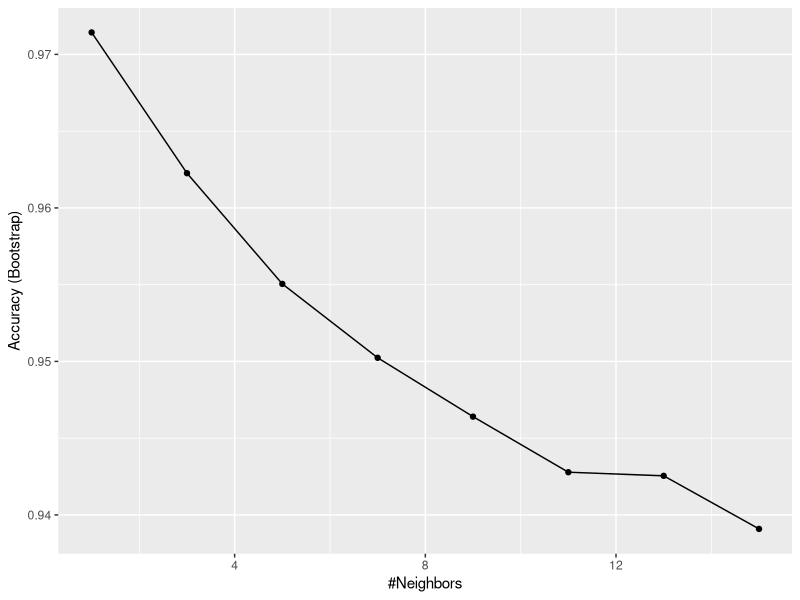
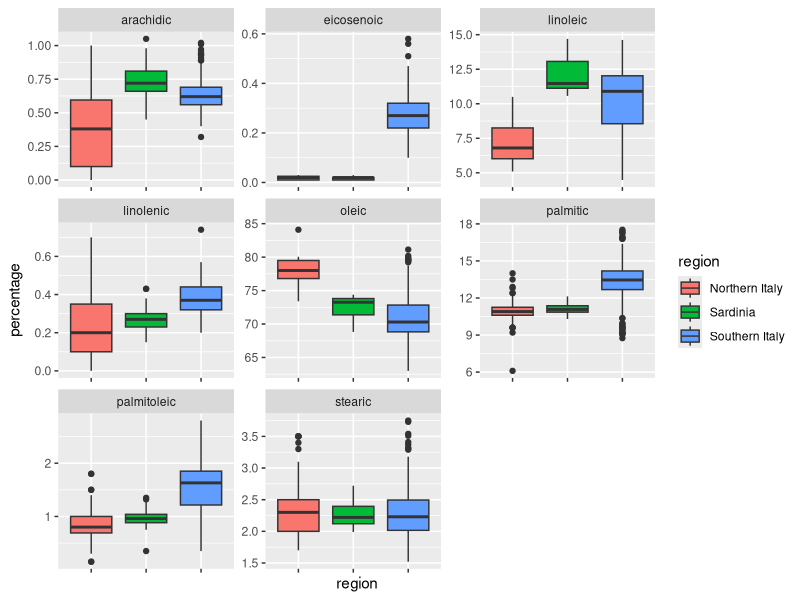
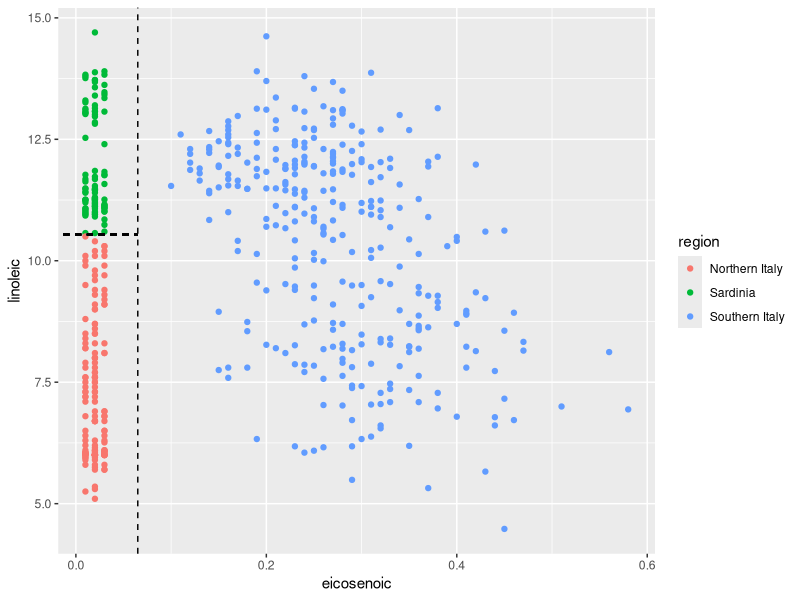
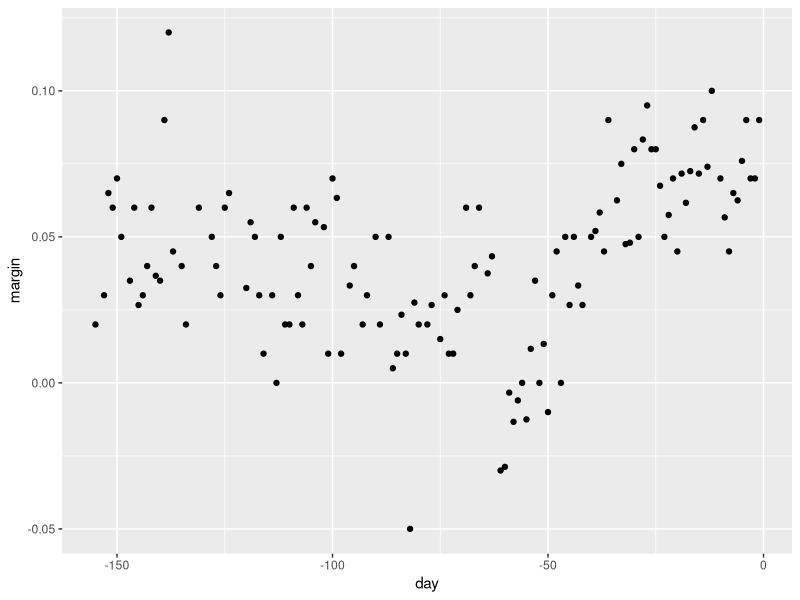
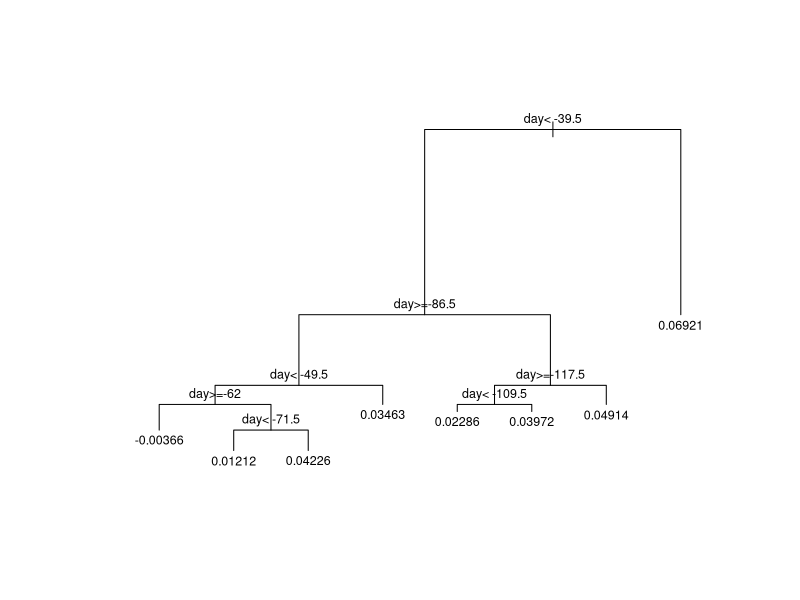
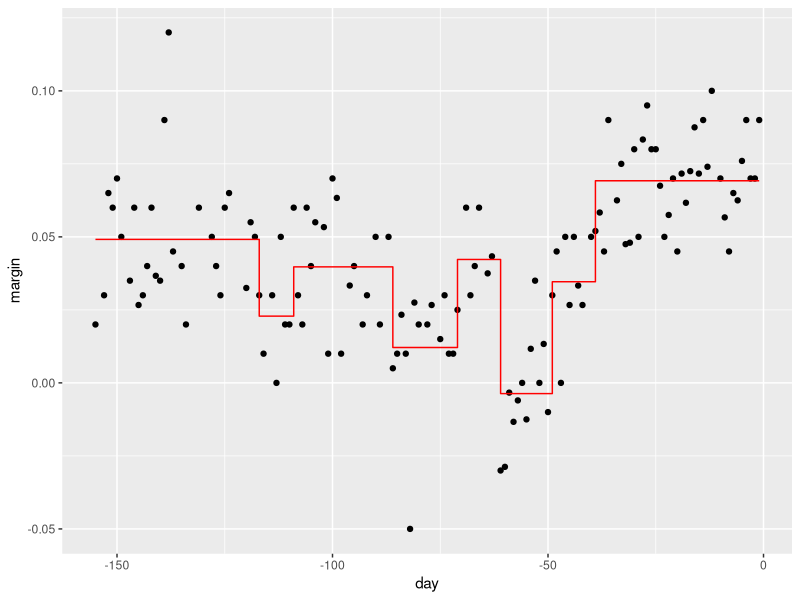
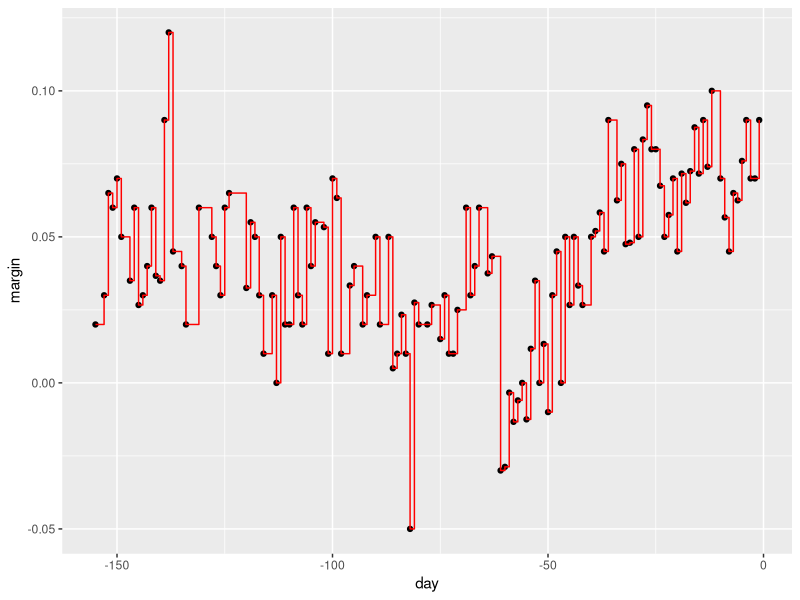
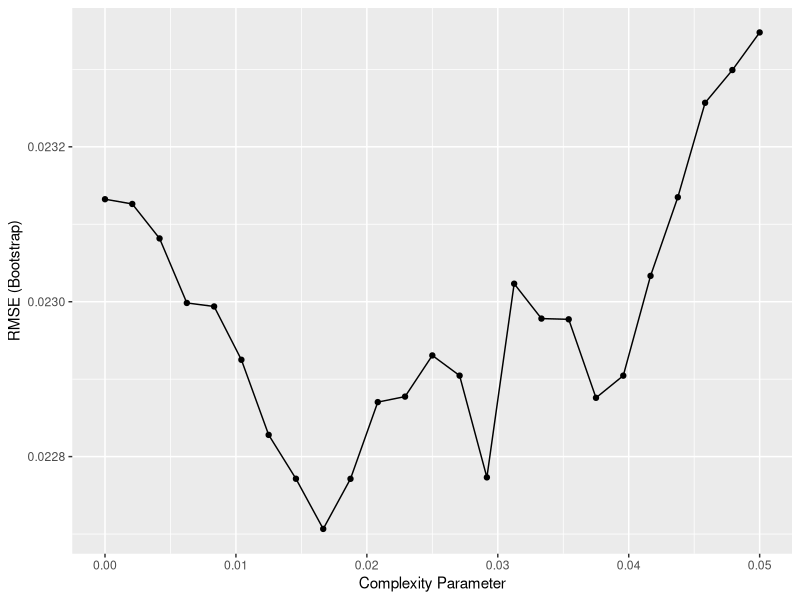

Reproduce these figures in R, in order. (Note: this script raises an error after producing the figures.)
# Load data
library(tidyverse)
library(dslabs)
data("olive")
olive %>% as_tibble()
table(olive$region)
olive <- select(olive, -area)

# Predict region using KNN
library(caret)
fit <- train(region ~ .,  method = "knn", 
             tuneGrid = data.frame(k = seq(1, 15, 2)), 
             data = olive)
ggplot(fit)

# Plot distribution of each predictor stratified by region
olive %>% gather(fatty_acid, percentage, -region) %>%
  ggplot(aes(region, percentage, fill = region)) +
  geom_boxplot() +
  facet_wrap(~fatty_acid, scales = "free") +
  theme(axis.text.x = element_blank())

# plot values for eicosenoic and linoleic
p <- olive %>% 
  ggplot(aes(eicosenoic, linoleic, color = region)) + 
  geom_point()
p + geom_vline(xintercept = 0.065, lty = 2) + 
  geom_segment(x = -0.2, y = 10.54, xend = 0.065, yend = 10.54, color = "black", lty = 2)

# load data for regression tree
data("polls_2008")
qplot(day, margin, data = polls_2008)

library(rpart)
fit <- rpart(margin ~ ., data = polls_2008)

# visualize the splits 
plot(fit, margin = 0.1)
text(fit, cex = 0.75)
polls_2008 %>% 
  mutate(y_hat = predict(fit)) %>% 
  ggplot() +
  geom_point(aes(day, margin)) +
  geom_step(aes(day, y_hat), col="red")

# change parameters
fit <- rpart(margin ~ ., data = polls_2008, control = rpart.control(cp = 0, minsplit = 2))
polls_2008 %>% 
  mutate(y_hat = predict(fit)) %>% 
  ggplot() +
  geom_point(aes(day, margin)) +
  geom_step(aes(day, y_hat), col="red")

# use cross validation to choose cp
library(caret)
train_rpart <- train(margin ~ ., method = "rpart", tuneGrid = data.frame(cp = seq(0, 0.05, len = 25)), data = polls_2008)
ggplot(train_rpart)

# access the final model and plot it
plot(train_rpart$finalModel, margin = 0.1)
text(train_rpart$finalModel, cex = 0.75)
polls_2008 %>% 
  mutate(y_hat = predict(train_rpart)) %>% 
  ggplot() +
  geom_point(aes(day, margin)) +
  geom_step(aes(day, y_hat), col="red")

# prune the tree 
pruned_fit <- prune(fit, cp = 0.01)



# fit a classification tree and plot it
train_rpart <- train(y ~ .,
                     method = "rpart",
                     tuneGrid = data.frame(cp = seq(0.0, 0.1, len = 25)),
                     data = mnist_27$train)
plot(train_rpart)

# compute accuracy
confusionMatrix(predict(train_rpart, mnist_27$test), mnist_27$test$y)$overall["Accuracy"]



library(randomForest)
fit <- randomForest(margin~., data = polls_2008) 
plot(fit)

polls_2008 %>%
  mutate(y_hat = predict(fit, newdata = polls_2008)) %>% 
  ggplot() +
  geom_point(aes(day, margin)) +
  geom_line(aes(day, y_hat), col="red")

library(randomForest)
train_rf <- randomForest(y ~ ., data=mnist_27$train)
confusionMatrix(predict(train_rf, mnist_27$test), mnist_27$test$y)$overall["Accuracy"]

# use cross validation to choose parameter
train_rf_2 <- train(y ~ .,
                    method = "Rborist",
                    tuneGrid = data.frame(predFixed = 2, minNode = c(3, 50)),
                    data = mnist_27$train)
confusionMatrix(predict(train_rf_2, mnist_27$test), mnist_27$test$y)$overall["Accuracy"]




library(tidyverse)
library(dslabs)
data("mnist_27")

library(caret)
train_glm <- train(y ~ ., method = "glm", data = mnist_27$train)
train_knn <- train(y ~ ., method = "knn", data = mnist_27$train)

y_hat_glm <- predict(train_glm, mnist_27$test, type = "raw")
y_hat_knn <- predict(train_knn, mnist_27$test, type = "raw")

confusionMatrix(y_hat_glm, mnist_27$test$y)$overall[["Accuracy"]]
confusionMatrix(y_hat_knn, mnist_27$test$y)$overall[["Accuracy"]]




getModelInfo("knn")
modelLookup("knn")

train_knn <- train(y ~ ., method = "knn", data = mnist_27$train)
ggplot(train_knn, highlight = TRUE)

train_knn <- train(y ~ ., method = "knn", 
                   data = mnist_27$train,
                   tuneGrid = data.frame(k = seq(9, 71, 2)))
ggplot(train_knn, highlight = TRUE)
train_knn$bestTune
train_knn$finalModel
confusionMatrix(predict(train_knn, mnist_27$test, type = "raw"),
                mnist_27$test$y)$overall["Accuracy"]

control <- trainControl(method = "cv", number = 10, p = .9)
train_knn_cv <- train(y ~ ., method = "knn", 
                      data = mnist_27$train,
                      tuneGrid = data.frame(k = seq(9, 71, 2)),
                      trControl = control)
ggplot(train_knn_cv, highlight = TRUE)

train_knn$results %>% 
  ggplot(aes(x = k, y = Accuracy)) +
  geom_line() +
  geom_point() +
  geom_errorbar(aes(x = k, 
                    ymin = Accuracy - AccuracySD,
                    ymax = Accuracy + AccuracySD))

plot_cond_prob <- function(p_hat=NULL){
  tmp <- mnist_27$true_p
  if(!is.null(p_hat)){
    tmp <- mutate(tmp, p=p_hat)
  }
  tmp %>% ggplot(aes(x_1, x_2, z=p, fill=p)) +
    geom_raster(show.legend = FALSE) +
    scale_fill_gradientn(colors=c("#F8766D","white","#00BFC4")) +
    stat_contour(breaks=c(0.5),color="black")
}

plot_cond_prob(predict(train_knn, mnist_27$true_p, type = "prob")[,2])

install.packages("gam")
modelLookup("gamLoess")

grid <- expand.grid(span = seq(0.15, 0.65, len = 10), degree = 1)

train_loess <- train(y ~ ., 
                     method = "gamLoess",
                     tuneGrid=grid,
                     data = mnist_27$train)
ggplot(train_loess, highlight = TRUE)

confusionMatrix(data = predict(train_loess, mnist_27$test), 
                reference = mnist_27$test$y)$overall["Accuracy"]

p1 <- plot_cond_prob(predict(train_loess, mnist_27$true_p, type = "prob")[,2])
p1
